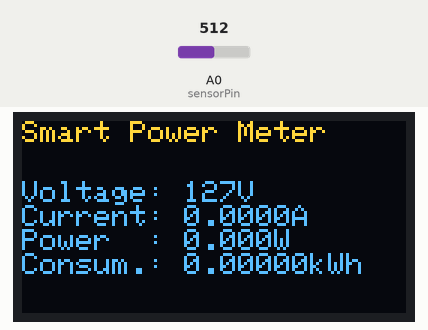
The sketch below on a simulated ESP8266 (NodeMCU). On the bench: 128×64 one-colour display. Inputs (shaded band) come from the test bench; at power-on: A0 (sensorPin) = 512. The OLED is the two-colour kind (top 16 rows yellow); WiFi joins after 1.5 s; servers stay silent unless stated; the display library's start-up logo is not drawn; uploads are accepted with an empty reply; what the sketch prints to the serial monitor is not drawn.

Above: at 3.6 s.

The sketch:

SmartPowerMeter.ino
```cpp
#include <Wire.h>
#include <Adafruit_GFX.h>
#include <Adafruit_SSD1306.h>
#include <WiFiManager.h>
#include <ESP8266HTTPClient.h>
#include <WiFiClientSecureBearSSL.h>

String serverUrl = "https://smartpowermeter-dev.azurewebsites.net/EnergyMeasurement";
String deviceId = "1";


// Define configurações do Display OLED
#define OLED_RESET -1
#define SCREEN_WIDTH 128
#define SCREEN_HEIGHT 64
Adafruit_SSD1306 display(SCREEN_WIDTH, SCREEN_HEIGHT, &Wire, OLED_RESET);

// Define os pinos do sensor e a calibração do sensor
const int sensorPin = A0;
int mVperAmp = 185;
float voltageStandard = 127;

// Variáveis para armazenar as medições
double voltage = 0;
double voltageRMS = 0;
double ampsRMS = 0;
float wattage = 0;
float kWh = 0;

unsigned long startTime = 0;
unsigned long elapsedTime = 0;

//WiFiManager, Local intialization. Once its business is done, there is no need to keep it around
WiFiManager wm;

void setup() {
  // Inicializa a comunicação serial
  Serial.begin(9600);

  // Inicializa o display OLED
  displaySetup();

  Wifisetup();

  // Configura o pino do sensor como entrada
  pinMode(sensorPin, INPUT);

  // Inicializa o tempo de início
  startTime = millis();
}

void loop() {
  // Imprime as medições no display OLED
  printMeasurements();

  // Calcula o tempo decorrido desde o último loop
  elapsedTime = millis() - startTime;

  // Realiza as medições de energia elétrica a cada minuto
  if (elapsedTime >= 60000) {
    // Imprime os valores de depuração no terminal serial
    printDebug();
    voltage = getVPP();
    voltageRMS = (voltage / 2.0) * 0.707;  // calcula o valor RMS
    ampsRMS = (voltageRMS * 1000) / mVperAmp;
    // Subtrai o valor de offset para obter a potência real consumida
    wattage = (voltageStandard * ampsRMS) - 21;
    // Calcula a energia consumida em kWh
    if (wattage >= 0) {
      kWh += (wattage / 1000.0) * (elapsedTime / 3600000.0);
    } else {
      wattage = 0;
    }

    postDataToApi();
    // Reinicia o tempo de início
    startTime = millis();
  }
}

void displaySetup() {
  display.begin(SSD1306_SWITCHCAPVCC, 0x3C);
  display.display(); // mostra a tela inicial do Adafruit
  delay(2000);
  display.clearDisplay();
}

// Função que realiza a leitura do sensor de corrente
float getVPP() {
  float result = 0.0;

  int readValue;
  int maxValue = 0;
  int minValue = 1024;

  uint32_t start_time = millis();

 // Faz a leitura do sensor por 1 segundo
  while ((millis() - start_time) < 1000) {
    readValue = analogRead(sensorPin);
    // Calcula o valor máximo e mínimo lidos
    if (readValue > maxValue) {
      maxValue = readValue;
    }
    if (readValue < minValue) {
      minValue = readValue;
    }
  }

 // Calcula o valor pico a pico da onda (peak-to-peak voltage)
  result = ((maxValue - minValue) * 5) / 1024.0;

  return result;
}

// Função que imprime o debug
void printDebug() {

  Serial.print("Voltage       : ");
  Serial.print(voltageStandard,0);
  Serial.println("V");
  Serial.print("Sensor Voltage: ");
  Serial.print(voltage, 8);
  Serial.println("V");
  Serial.print("Current.      : ");
  Serial.print(ampsRMS, 8);
  Serial.println("A RMS");
  Serial.print("Power.        : ");
  Serial.print(wattage, 8);
  Serial.println("W");
  Serial.print("Consumption.  : ");
  Serial.print(kWh, 8);
  Serial.println("kWh");
  Serial.println();
}

// Função que imprime os valores no display
void printMeasurements() {

  display.clearDisplay();
  display.setTextSize(1);
  display.setTextColor(SSD1306_WHITE);
  display.setCursor(0, 0);
  display.println("Smart Power Meter");
  display.setCursor(0, 20);

  display.print(F("Voltage: "));
  display.print(voltageStandard,0);
  display.println(F("V"));

  display.print(F("Current: "));
  display.print(ampsRMS, 4);
  display.println(F("A"));

  display.print(F("Power  : "));
  display.print(wattage, 3);
  display.println(F("W"));

  display.print(F("Consum.: "));
  display.print(kWh, 5);
  display.println(F("kWh"));

  display.display();
}

void postDataToApi() {
  if (WiFi.status() == WL_CONNECTED) {
    std::unique_ptr<BearSSL::WiFiClientSecure>client(new BearSSL::WiFiClientSecure);
    client->setInsecure();
    HTTPClient https;

    if (https.begin(*client, serverUrl)) {
      Serial.println("[HTTPS] POST...");

      // Especificar o tipo de conteúdo da solicitação
      https.addHeader("Content-Type", "application/json");

      // Construir a string JSON
      String body = "{\"DeviceId\": \"" + deviceId + "\", \"Voltage\": " + String(voltageStandard) + ", \"SensorVoltage\": " + String(voltage, 8) + ", \"CurrentRMS\": " + String(ampsRMS, 8) + ", \"Power\": " + String(wattage, 8) + ", \"Consumption\": " + String(kWh, 8) + "}";

      // Enviar o POST request
      int httpCode = https.POST(body);

      if (httpCode > 0) {
        Serial.printf("[HTTPS] POST... code: %d\n", httpCode);
        if (httpCode == HTTP_CODE_OK || httpCode == HTTP_CODE_CREATED) {
          String payload = https.getString();
          Serial.println(String("[HTTPS] Received payload: ") + payload);
        }
      } else {
        Serial.printf("[HTTPS] POST... failed, error: %s\n\r", https.errorToString(httpCode).c_str());
      }

      https.end();
    } else {
      Serial.println("Error in WiFi connection");
    }
  }
}


void Wifisetup()
{
  WiFi.mode(WIFI_STA);

  // reset settings - wipe stored credentials for testing
  // these are stored by the esp library
  //wm.resetSettings();

  bool res;
  res = wm.autoConnect("SmartPowerMeterWifi"); // anonymous ap
  if(!res) {
    Serial.println("Failed to connect Wifi");
    ESP.restart();
  }
  else {
    Serial.println("Wifi Connected..");
  }
}
```
